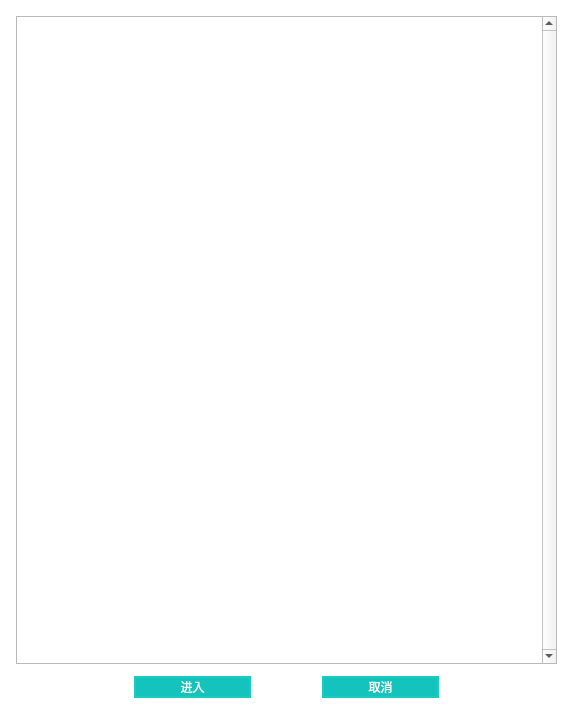
<?xml version="1.0" encoding="UTF-8"?>
<ui version="4.0">
 <class>ExamHistory</class>
 <widget class="QWidget" name="ExamHistory">
  <property name="geometry">
   <rect>
    <x>0</x>
    <y>0</y>
    <width>573</width>
    <height>714</height>
   </rect>
  </property>
  <property name="windowTitle">
   <string>历次考试</string>
  </property>
  <property name="styleSheet">
   <string notr="true">QWidget#ExamHistory{
	background-color: white;
}

</string>
  </property>
  <layout class="QVBoxLayout" name="verticalLayout">
   <property name="spacing">
    <number>12</number>
   </property>
   <property name="leftMargin">
    <number>16</number>
   </property>
   <property name="topMargin">
    <number>16</number>
   </property>
   <property name="rightMargin">
    <number>16</number>
   </property>
   <property name="bottomMargin">
    <number>16</number>
   </property>
   <item>
    <widget class="QListWidget" name="listWidget">
     <property name="verticalScrollBarPolicy">
      <enum>Qt::ScrollBarAlwaysOn</enum>
     </property>
     <property name="verticalScrollMode">
      <enum>QAbstractItemView::ScrollPerPixel</enum>
     </property>
    </widget>
   </item>
   <item>
    <layout class="QHBoxLayout" name="layoutButtons" stretch="2,2,1,2,2">
     <item>
      <spacer name="horSpacerLeft">
       <property name="orientation">
        <enum>Qt::Horizontal</enum>
       </property>
       <property name="sizeType">
        <enum>QSizePolicy::Preferred</enum>
       </property>
       <property name="sizeHint" stdset="0">
        <size>
         <width>40</width>
         <height>20</height>
        </size>
       </property>
      </spacer>
     </item>
     <item>
      <widget class="QPushButton" name="btnEnter">
       <property name="styleSheet">
        <string notr="true">QPushButton{
	color: #FFFFFF;
	border: 2px solid rgb(24, 204, 192);
	background-color: rgb(20,196,188);
}
QPushButton:hover{
	background-color: rgb(22,218,208);
}
QPushButton:pressed{
	background-color: rgb(17,171,164);
}</string>
       </property>
       <property name="text">
        <string>进入</string>
       </property>
      </widget>
     </item>
     <item>
      <spacer name="horSpacerMid">
       <property name="orientation">
        <enum>Qt::Horizontal</enum>
       </property>
       <property name="sizeType">
        <enum>QSizePolicy::Preferred</enum>
       </property>
       <property name="sizeHint" stdset="0">
        <size>
         <width>40</width>
         <height>20</height>
        </size>
       </property>
      </spacer>
     </item>
     <item>
      <widget class="QPushButton" name="btnCancel">
       <property name="styleSheet">
        <string notr="true">QPushButton{
	color: #FFFFFF;
	border: 2px solid rgb(24, 204, 192);
	background-color: rgb(20,196,188);
}
QPushButton:hover{
	background-color: rgb(22,218,208);
}
QPushButton:pressed{
	background-color: rgb(17,171,164);
}</string>
       </property>
       <property name="text">
        <string>取消</string>
       </property>
      </widget>
     </item>
     <item>
      <spacer name="horSpacerRight">
       <property name="orientation">
        <enum>Qt::Horizontal</enum>
       </property>
       <property name="sizeType">
        <enum>QSizePolicy::Preferred</enum>
       </property>
       <property name="sizeHint" stdset="0">
        <size>
         <width>40</width>
         <height>20</height>
        </size>
       </property>
      </spacer>
     </item>
    </layout>
   </item>
  </layout>
 </widget>
 <resources/>
 <connections/>
</ui>
